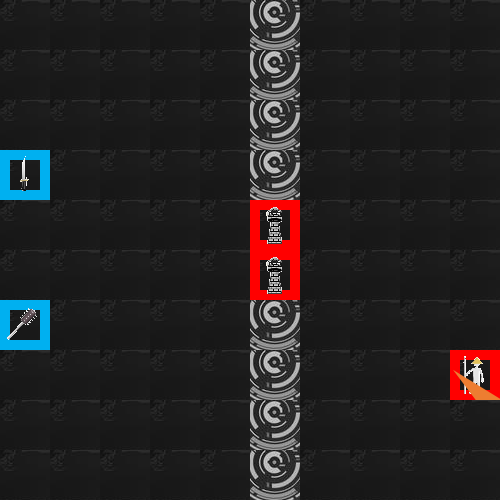

A level layout from a 2D game, rendered from its tile map. Below: a short description, then the map file with its tile-grid data intact:
An orthogonal 10x10 tile map with 50x50 px tiles, 4 tile layers (cellItem, teamConfig, unitConfig, keyUnit), 4 tilesets.

<map version="1.0" orientation="orthogonal" renderorder="left-down" width="10" height="10" tilewidth="50" tileheight="50" nextobjectid="10">
 <tileset firstgid="1" name="allSprite" tilewidth="50" tileheight="50" tilecount="10" columns="5">
  <image source="allSprite.png" width="250" height="100" />
  <tile id="0">
   <properties>
    <property name="category" value="SOLDIER" />
   </properties>
  </tile>
  <tile id="1">
   <properties>
    <property name="category" value="TOWER" />
   </properties>
  </tile>
  <tile id="2">
   <properties>
    <property name="category" value="ARROW" />
   </properties>
  </tile>
  <tile id="3">
   <properties>
    <property name="category" value="SWORD" />
   </properties>
  </tile>
  <tile id="4">
   <properties>
    <property name="category" value="HORSE" />
   </properties>
  </tile>
  <tile id="5">
   <properties>
    <property name="category" value="KNIFE" />
   </properties>
  </tile>
  <tile id="6">
   <properties>
    <property name="category" value="STICK" />
   </properties>
  </tile>
  <tile id="7">
   <properties>
    <property name="category" value="BOW" />
   </properties>
  </tile>
  <tile id="8">
   <properties>
    <property name="category" value="AXE" />
   </properties>
  </tile>
  <tile id="9">
   <properties>
    <property name="category" value="WING" />
   </properties>
  </tile>
 </tileset>
 <tileset firstgid="11" name="desktop" tilewidth="50" tileheight="50" tilecount="20" columns="5">
  <image source="desktop.jpg" width="293" height="220" />
  <tile id="9">
   <properties>
    <property name="item" value="sth" />
   </properties>
  </tile>
 </tileset>
 <tileset firstgid="31" name="team" tilewidth="50" tileheight="50" tilecount="2" columns="2">
  <image source="team.png" width="100" height="50" />
  <tile id="0">
   <properties>
    <property name="team" value="1" />
   </properties>
  </tile>
  <tile id="1">
   <properties>
    <property name="team" value="2" />
   </properties>
  </tile>
 </tileset>
 <tileset firstgid="33" name="key" tilewidth="50" tileheight="50" tilecount="9" columns="3">
  <image source="explode.png" width="175" height="186" />
  <tile id="0">
   <properties>
    <property name="key" type="bool" value="true" />
   </properties>
  </tile>
 </tileset>
 <layer name="cellItem" width="10" height="10">
  <data encoding="csv">
17,17,17,17,17,20,17,17,17,17,
17,17,17,17,17,20,17,17,17,17,
17,17,17,17,17,20,17,17,17,17,
17,17,17,17,17,20,17,17,17,17,
17,17,17,17,17,17,17,17,17,17,
17,17,17,17,17,17,17,17,17,17,
17,17,17,17,17,20,17,17,17,17,
17,17,17,17,17,20,17,17,17,17,
17,17,17,17,17,20,17,17,17,17,
17,17,17,17,17,20,17,17,17,17
</data>
 </layer>
 <layer name="teamConfig" width="10" height="10">
  <data encoding="csv">
0,0,0,0,0,0,0,0,0,0,
0,0,0,0,0,0,0,0,0,0,
0,0,0,0,0,0,0,0,0,0,
31,0,0,0,0,0,0,0,0,0,
0,0,0,0,0,32,0,0,0,0,
0,0,0,0,0,32,0,0,0,0,
31,0,0,0,0,0,0,0,0,0,
0,0,0,0,0,0,0,0,0,32,
0,0,0,0,0,0,0,0,0,0,
0,0,0,0,0,0,0,0,0,0
</data>
 </layer>
 <layer name="unitConfig" width="10" height="10">
  <data encoding="csv">
0,0,0,0,0,0,0,0,0,0,
0,0,0,0,0,0,0,0,0,0,
0,0,0,0,0,0,0,0,0,0,
6,0,0,0,0,0,0,0,0,0,
0,0,0,0,0,2,0,0,0,0,
0,0,0,0,0,2,0,0,0,0,
7,0,0,0,0,0,0,0,0,0,
0,0,0,0,0,0,0,0,0,1,
0,0,0,0,0,0,0,0,0,0,
0,0,0,0,0,0,0,0,0,0
</data>
 </layer>
 <layer name="keyUnit" width="10" height="10">
  <data encoding="csv">
0,0,0,0,0,0,0,0,0,0,
0,0,0,0,0,0,0,0,0,0,
0,0,0,0,0,0,0,0,0,0,
0,0,0,0,0,0,0,0,0,0,
0,0,0,0,0,0,0,0,0,0,
0,0,0,0,0,0,0,0,0,0,
0,0,0,0,0,0,0,0,0,0,
0,0,0,0,0,0,0,0,0,33,
0,0,0,0,0,0,0,0,0,0,
0,0,0,0,0,0,0,0,0,0
</data>
 </layer>
</map>
